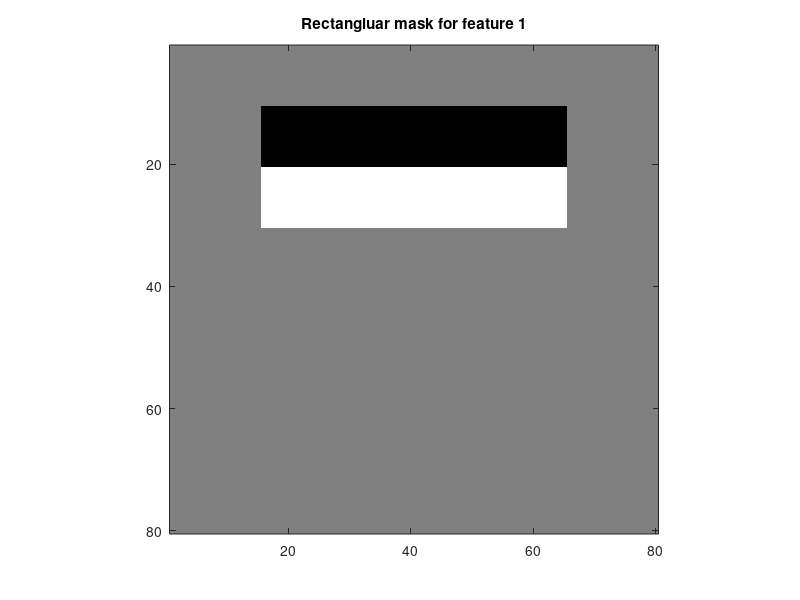
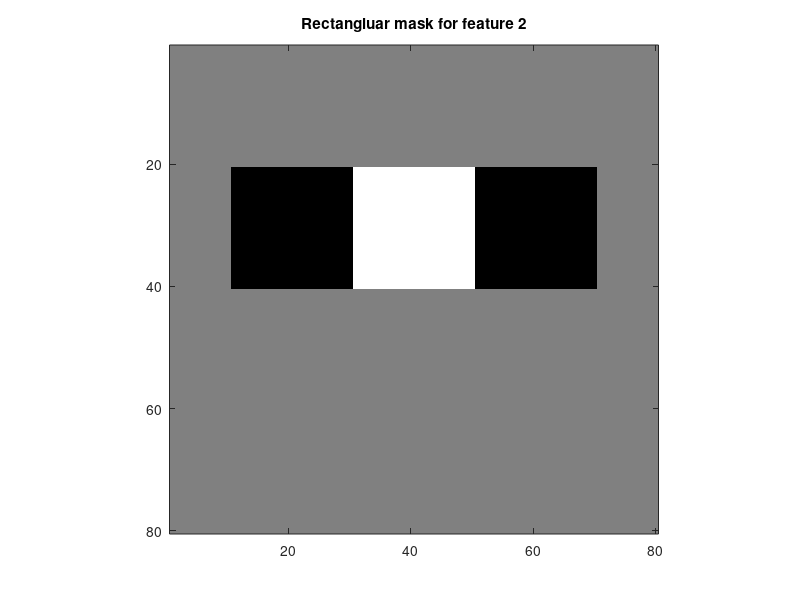

These figures' MATLAB source, in order: (Note: this script raises an error after producing the figures.)
% Computational Vision
% Student names: ...
%
% >> OBJECTIVE: 
% 1) Analize the code
% 2) Understand the function of each part of the code
% 3) Code the missing parts
% 4) Execute the code and check the results
% 5) Comment the experiments and results in a report

% main function
function FD_ex1()

clc; close all; clear;

%% Initialization
% Define Viola & Jones parameters for the first two feature masks
% SEE THE ATTACHED IMAGE FOR DETAILS!!!
L = 80;                            % mask size [px]
d1 = 10; d2 = 15; d3 = 20; d4 = 10; % distances from the border
w1 = 50; w2 = 20; w3 = 20;          % width of the rectangles
h1 = 10; h2 = 20;                   % height of the rectangles

%L = 50;                            % mask size [px]
%d1 = 10; d2 = 15; d3 = 20; d4 = 10; % distances from the border
%w1 = 30; w2 = 10; w3 = 10;          % width of the rectangles
%h1 = 10; h2 = 20;                   % height of the rectangles


%% Draw the 2 feature masks (just for visualization purpose)
m1 = zeros(L,L);
m2 = zeros(L,L);

m1(d1+1:d1+h1,d2+1:d2+w1) = 1;
m1(d1+1+h1:d1+2*h1,d2+1:d2+w1) = 2;
figure(1);
imagesc(m1);
title('Rectangluar mask for feature 1');
axis square;
colormap([128 128 128; 0 0 0; 255 255 255]/255);

m2(d3+1:d3+h2,d4+1:d4+w2) = 1;
m2(d3+1:d3+h2,d4+w2+1:d4+w2+w3) = 2;
m2(d3+1:d3+h2,d4+w2+w3+1:d4+2*w2+w3) = 1;
figure(2);
imagesc(m2);
title('Rectangluar mask for feature 2');
axis square;
colormap([128 128 128; 0 0 0; 255 255 255]/255);


%% Load image, compute Integral Image and visualize it

% Load image 'NASA1.jpg' and convert image from rgb to grayscale 
I = rgb2gray(imread('NASA1.bmp'));
imshow(I)
% Compute the Integral Image
% >> code to compute the integral image S <<
S = cumsum(cumsum(double(I),2));

%% Compute features for regions with faces

% (X,Y) coordinates of the top-left corner of windows with face
X = [193 340 444 573 717 834 979 1066 1224 195 445 717 964 1200];
Y = [118 151 112 177 114 177 121 184 127 270 298 279 285 295];
XY_FACE =  [X' Y'];    %[x1 y1; x2 y2 .....]

% Initialize the feature matrix for faces
FEAT_FACE = [];

for i = 1:size(XY_FACE,1)
    
    % current top-left corner coordinates
     x = XY_FACE(i,1); 
     y = XY_FACE(i,2);
    
    % compute area of regions A and B for the first feature
    % HERE WE USE INTEGRAL IMAGE!
    area_A = S(y+d1+h1,x+d2+w1) - S(y+d1+1,x+d2+w1) - (S(y+d1+h1,x+d2+1) - S(y+d1+1,x+d2+1));
    area_B = S(y+2*h1+d1,x+w1+d2) - S(y+d1+h1+1,x+d2+w1) - (S(y+d1+2*h1,x+d2+1)-S(y+d1+h1+1,x+d2+1));
    
    % compute area of regions C, D and E for the second feature
    % HERE WE USE INTEGRAL IMAGE!
    % >> code to compute the area of regions C and E <<
         area_C = S(y+d3+h2,x+d4+w2) - S(y+d3+1,x+d4+w2) - (S(y+d3+h2,x+d4+1) - S(y+d3+1,x+d4+1));
         area_D = S(y+d3+h2,x+d4+w2+w3) - S(y+d3+1,x+d4+w2+w3) - (S(y+d3+h2,x+d4+w2+1) - S(y+d3+1,x+d4+w2+1));
         area_E = S(y+d3+h2,x+d4+w2+w3+w2) - S(y+d3+1,x+d4+w2+w3+w2) - (S(y+d3+h2,x+d4+w2+w3+1) - S(y+d3+1,x+d4+w2+w3+1));
    
    
    % compute features value
    F1 = area_B - area_A;
    F2 = area_D - (area_C + area_E);
    
    % cumulate the computed values
    FEAT_FACE = [FEAT_FACE; [F1 F2]];
    
end

%% Compute features for regions with non-faces

% (X,Y) coordinates of the top-left corner of windows with non-face
X=[ 28 307 574 829 1093 203 350 523 580 800 931 1127 692 1265];
Y=[ 36    28    27    30    46   768   757   742   859   745   912   777   994   820];
XY_NON_FACE = [X' Y'];

% Initialize the feature matrix for non-faces
FEAT_NON_FACE = [];

for i = 1:size(XY_NON_FACE,1)
    
    % current top-left corner coordinates
    x = XY_NON_FACE(i,1); y = XY_NON_FACE(i,2);
    
    % compute area of regions A and B for the first feature
    % HERE WE USE INTEGRAL IMAGE!
    area_A = S(y+d1+h1,x+d2+w1) - S(y+d1+1,x+d2+w1) - (S(y+d1+h1,x+d2+1) - S(y+d1+1,x+d2+1));
    area_B = S(y+2*h1+d1,x+w1+d2) - S(y+d1+h1+1,x+d2+w1) - (S(y+d1+2*h1,x+d2+1)-S(y+d1+h1+1,x+d2+1));
    
    % compute area of regions C, D and E for the second feature
    % HERE WE USE INTEGRAL IMAGE!
    % >> code to compute the area of regions C and E <<
         area_C = S(y+d3+h2,x+d4+w2) - S(y+d3+1,x+d4+w2) - (S(y+d3+h2,x+d4+1) - S(y+d3+1,x+d4+1));
         area_D = S(y+d3+h2,x+d4+w2+w3) - S(y+d3+1,x+d4+w2+w3) - (S(y+d3+h2,x+d4+w2+1) - S(y+d3+1,x+d4+w2+1));
         area_E = S(y+d3+h2,x+d4+w2+w3+w2) - S(y+d3+1,x+d4+w2+w3+w2) - (S(y+d3+h2,x+d4+w2+w3+1) - S(y+d3+1,x+d4+w2+w3+1));
    
    % compute features value
    F1 = area_B - area_A;
    F2 = area_D - (area_C + area_E);
    
    % cumulate the computed values
    FEAT_NON_FACE = [FEAT_NON_FACE; [F1 F2]];
    
end

%% Visualize samples in the feature space
figure(3)
hold on
scatter(FEAT_FACE(:,1),FEAT_FACE(:,2),'g');
scatter(FEAT_NON_FACE(:,1),FEAT_NON_FACE(:,2),'r');
xlabel('Feature 1');
ylabel('Feature 2');
title('Feature space');
%% Visualize image with used regions
figure(4);
imshow(I);

% patches with faces
for i = 1:size(XY_FACE,1)
    PATCH = [XY_FACE(i,:) L L];
    Rectangle = [PATCH(1) PATCH(2); PATCH(1)+PATCH(3) PATCH(2); PATCH(1)+PATCH(3) PATCH(2)+PATCH(4); PATCH(1)  PATCH(2)+PATCH(4); PATCH(1) PATCH(2)];
    hold on;
    plot (Rectangle(:,1), Rectangle(:,2), 'g');
    hold off;
end

% patches without faces
for i = 1:size(XY_NON_FACE,1)
    PATCH = [XY_NON_FACE(i,:) L L];
    Rectangle = [PATCH(1) PATCH(2); PATCH(1)+PATCH(3) PATCH(2); PATCH(1)+PATCH(3) PATCH(2)+PATCH(4); PATCH(1)  PATCH(2)+PATCH(4); PATCH(1) PATCH(2)];
    hold on;
    plot (Rectangle(:,1), Rectangle(:,2), 'r');
    hold off;
end



%% Part 2:

%% Define the new regions of the test image 

% Load image 'NASA2.bmp' and convert image from rgb to grayscale 
% >> code here <<
I = rgb2gray(imread('NASA2.bmp'));
% Select regions with FACES and NON-FACES
figure(), imshow(I);
[x1, y1] = ginput(20);

% You could use ginput only once and then copy the coordinates
% >> copy coordinates here: <<
x1 = x1;
y1 = y1;

x1 = round(x1);
y1 = round(y1);

% (X,Y) coordinates of the top-left corner of windows with face
XY_TEST = [x1 y1];
TEST_FACE = XY_TEST(1:11,:);
TEST_NON_FACE = XY_TEST(11:20,:); 
%% Compute features for these new regions
% Compute the Integral Image
% >> code here <<
S = cumsum(cumsum(double(I),2));
% Initialize the feature matrix for faces
FEAT_TEST = [];

for i = 1:size(XY_TEST,1)
    
    % current top-left corner coordinates
    x = XY_TEST(i,1);
    y = XY_TEST(i,2);
    
    % compute area of regions A and B for the first feature
    % HERE WE USE INTEGRAL IMAGE!
    area_A = S(y+d1+h1,x+d2+w1) - S(y+d1+1,x+d2+w1) - (S(y+d1+h1,x+d2+1) - S(y+d1+1,x+d2+1));
    area_B = S(y+2*h1+d1,x+w1+d2) - S(y+d1+h1+1,x+d2+w1) - (S(y+d1+2*h1,x+d2+1)-S(y+d1+h1+1,x+d2+1));
    
    % compute area of regions C, D and E for the second feature
    % HERE WE USE INTEGRAL IMAGE!
         area_C = S(y+d3+h2,x+d4+w2) - S(y+d3+1,x+d4+w2) - (S(y+d3+h2,x+d4+1) - S(y+d3+1,x+d4+1));
         area_D = S(y+d3+h2,x+d4+w2+w3) - S(y+d3+1,x+d4+w2+w3) - (S(y+d3+h2,x+d4+w2+1) - S(y+d3+1,x+d4+w2+1));
         area_E = S(y+d3+h2,x+d4+w2+w3+w2) - S(y+d3+1,x+d4+w2+w3+w2) - (S(y+d3+h2,x+d4+w2+w3+1) - S(y+d3+1,x+d4+w2+w3+1));
    
    % compute features value
    F1 = area_B - area_A;
    F2 = area_D - (area_C + area_E);

    % cumulate the computed values
    FEAT_TEST = [FEAT_TEST; [F1 F2]];
    
end


%% Train a k-nn classifier and test the new windows
features_train = [FEAT_FACE; FEAT_NON_FACE];
Group = [repmat(1, length(FEAT_FACE), 1); repmat(2, length(FEAT_NON_FACE), 1)];
% Call the function knnclassify
% >> code here <<
class = knnclassify(FEAT_TEST,features_train, Group);
face_rows = class == 1;
non_face_rows = class == 2;
%% Visualize samples in the feature space
% First, visualize the training samples:
figure();
hold on
scatter(FEAT_FACE(:,1),FEAT_FACE(:,2),'g');
scatter(FEAT_NON_FACE(:,1),FEAT_NON_FACE(:,2),'r');
xlabel('Feature 1');
ylabel('Feature 2');
title('Feature space');

% Second, visualize the test samples in two different colors
% >> code here <<
figure();
hold on
scatter(TEST_FACE(:,1),TEST_FACE(:,2),'r');
scatter(TEST_NON_FACE(:,1),TEST_NON_FACE(:,2),'g');
xlabel('Feature 1');
ylabel('Feature 2');
title('Feature space');

%% Visualize classification results in the test image

% Visualize image 'NASA2.bmp' with used regions
figure(4);
imshow(I);

faces = XY_TEST(face_rows,:)
non_faces = XY_TEST(non_face_rows,:)

% patches with faces
for i = 1:size(faces,1)
    PATCH = [faces(i,:) L L];
    Rectangle = [PATCH(1) PATCH(2); PATCH(1)+PATCH(3) PATCH(2); PATCH(1)+PATCH(3) PATCH(2)+PATCH(4); PATCH(1)  PATCH(2)+PATCH(4); PATCH(1) PATCH(2)];
    hold on;
    plot (Rectangle(:,1), Rectangle(:,2), 'g');
    hold off;
end

% patches without faces
for i = 1:size(non_faces,1)
    PATCH = [non_faces(i,:) L L];
    Rectangle = [PATCH(1) PATCH(2); PATCH(1)+PATCH(3) PATCH(2); PATCH(1)+PATCH(3) PATCH(2)+PATCH(4); PATCH(1)  PATCH(2)+PATCH(4); PATCH(1) PATCH(2)];
    hold on;
    plot (Rectangle(:,1), Rectangle(:,2), 'r');
    hold off;
end

end





